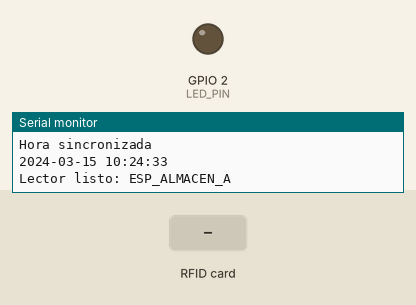
Simulated run of this sketch. Board: ESP32. Shown: output pins drawn as LEDs (lit = HIGH), the last lines printed to the serial monitor. Inputs (shaded band) come from the test bench. WiFi joins after 1.5 s; servers stay silent unless stated; the local clock reads 2024-03-15 10:24:30 at power-on unless the sketch sets it.

Above: at 4.7 s.
4.8 s: RFID card 5E 7A 19 C4 held to the reader
At 5.24 s:
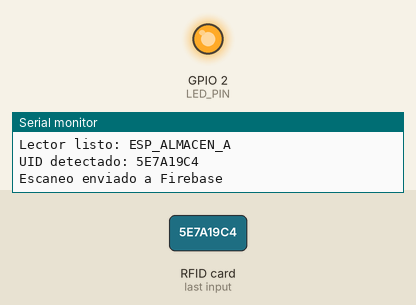
Timing chart, 0 to 7.8 s (numbered marks = the images above; inputs shaded):
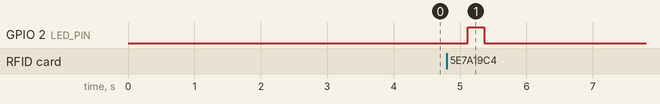

Measured:
- after the input at 4.8 s, GPIO 2 (LED_PIN): LOW → HIGH after 0.32 s, → LOW 0.25 s later

The sketch:

ALMACENA.ino
```cpp
#include <WiFi.h>
#include <WiFiClientSecure.h>
#include <Firebase_ESP_Client.h>
#include <SPI.h>
#include <MFRC522.h>
#include <time.h>

// =========================
// WIFI
// =========================
#define WIFI_SSID "INFINITUM14A3"
#define WIFI_PASSWORD "ED7y67gXJe"

// =========================
// FIREBASE
// =========================
#define API_KEY "AIzaSyAtk_GeNUEOzBQnPQvJsUEdQVEGaQRExg8"
#define DATABASE_URL "https://traslado-almacen-default-rtdb.firebaseio.com/"
#define DATABASE_SECRET "Vai7xSOJb66Ig0ZKCrjmPB8y6Ro4rvjO360qjGoD"

// =========================
// DISPOSITIVO
// CAMBIA ESTO EN CADA ESP32
// =========================
#define DISPOSITIVO "ESP_ALMACEN_A"   // CAMBIAR A ESP_ALMACEN_B EN EL OTRO

// =========================
// RFID
// =========================
#define SS_PIN 5
#define RST_PIN 22
#define LED_PIN 2

MFRC522 mfrc522(SS_PIN, RST_PIN);

FirebaseData fbdo;
FirebaseAuth auth;
FirebaseConfig config;

// =========================
// AUXILIARES
// =========================
bool sincronizarHora() {
  configTime(-6 * 3600, 0, "pool.ntp.org", "time.nist.gov");

  Serial.print("Sincronizando hora");

  struct tm timeinfo;
  int intentos = 0;

  while (!getLocalTime(&timeinfo) && intentos < 20) {
    Serial.print(".");
    delay(500);
    intentos++;
  }

  Serial.println();

  if (!getLocalTime(&timeinfo)) {
    Serial.println("No se pudo sincronizar la hora");
    return false;
  }

  Serial.println("Hora sincronizada");
  Serial.println(&timeinfo, "%Y-%m-%d %H:%M:%S");
  return true;
}

String obtenerFechaHora() {
  struct tm timeinfo;
  if (!getLocalTime(&timeinfo)) {
    return "SIN_HORA";
  }

  char buffer[25];
  strftime(buffer, sizeof(buffer), "%Y-%m-%d %H:%M:%S", &timeinfo);
  return String(buffer);
}

String leerUIDTarjeta() {
  if (!mfrc522.PICC_IsNewCardPresent()) return "";
  if (!mfrc522.PICC_ReadCardSerial()) return "";

  String uid = "";
  for (byte i = 0; i < mfrc522.uid.size; i++) {
    uid += String(mfrc522.uid.uidByte[i], HEX);
  }

  uid.toUpperCase();
  return uid;
}

void cerrarLecturaRFID() {
  mfrc522.PICC_HaltA();
  mfrc522.PCD_StopCrypto1();
}

void parpadeoExito() {
  digitalWrite(LED_PIN, HIGH);
  delay(250);
  digitalWrite(LED_PIN, LOW);
}

void parpadeoError() {
  for (int i = 0; i < 3; i++) {
    digitalWrite(LED_PIN, HIGH);
    delay(120);
    digitalWrite(LED_PIN, LOW);
    delay(120);
  }
}

bool publicarEscaneo(String uid) {
  FirebaseJson evento;
  evento.set("uid", uid);
  evento.set("lector", DISPOSITIVO);
  evento.set("timestamp", obtenerFechaHora());
  evento.set("millis", (int)millis());

  String pathUltimo = "/escaneos/" + String(DISPOSITIVO) + "/ultimo";
  bool ok1 = Firebase.RTDB.setJSON(&fbdo, pathUltimo, &evento);

  if (!ok1) {
    Serial.println("Error escribiendo ultimo: " + fbdo.errorReason());
    return false;
  }

  bool ok2 = Firebase.RTDB.pushJSON(&fbdo, "/escaneos_log", &evento);

  if (!ok2) {
    Serial.println("Error escribiendo log: " + fbdo.errorReason());
    return false;
  }

  return true;
}

// =========================
// SETUP
// =========================
void setup() {
  Serial.begin(115200);
  pinMode(LED_PIN, OUTPUT);

  SPI.begin();
  mfrc522.PCD_Init();

  WiFi.begin(WIFI_SSID, WIFI_PASSWORD);
  Serial.print("Conectando WiFi");
  while (WiFi.status() != WL_CONNECTED) {
    Serial.print(".");
    delay(500);
  }
  Serial.println();
  Serial.println("WiFi conectado");
  Serial.println(WiFi.localIP());

  config.api_key = API_KEY;
  config.database_url = DATABASE_URL;
  config.signer.tokens.legacy_token = DATABASE_SECRET;

  Firebase.begin(&config, &auth);
  Firebase.reconnectWiFi(true);

  delay(2000);
  sincronizarHora();

  Serial.println("Lector listo: " + String(DISPOSITIVO));
}

// =========================
// LOOP
// =========================
void loop() {
  if (!Firebase.ready()) return;

  String uid = leerUIDTarjeta();
  if (uid == "") return;

  Serial.println("UID detectado: " + uid);
  cerrarLecturaRFID();

  if (publicarEscaneo(uid)) {
    Serial.println("Escaneo enviado a Firebase");
    parpadeoExito();
  } else {
    Serial.println("Error publicando escaneo");
    parpadeoError();
  }

  delay(1500);
}
```
